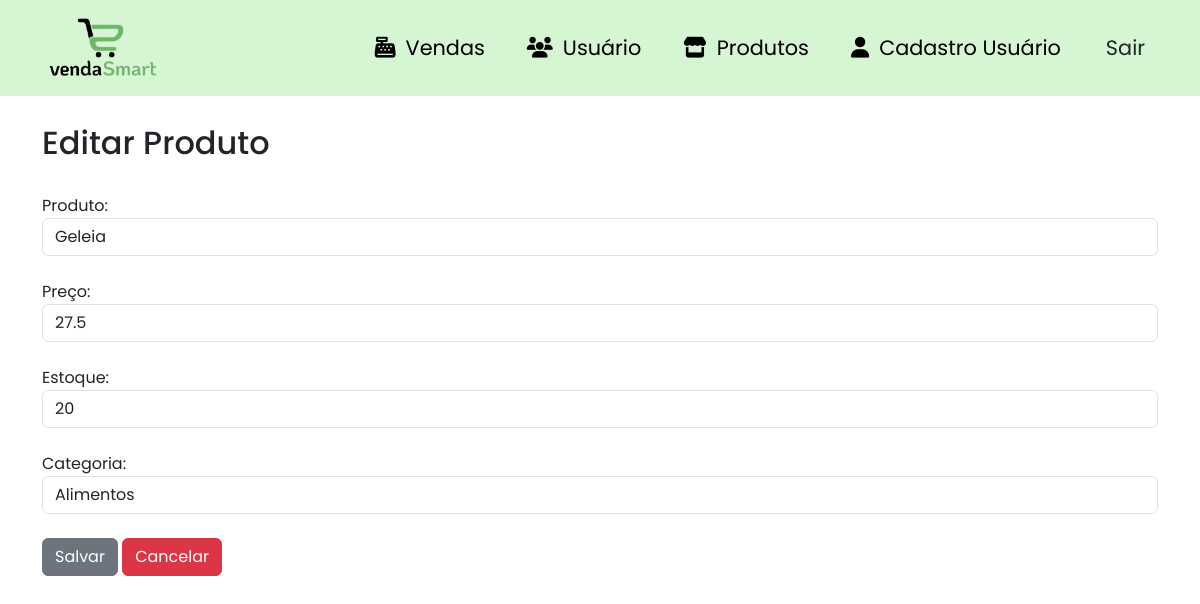
The page /editar-produto/1 (signed in) on the database as committed earlier.
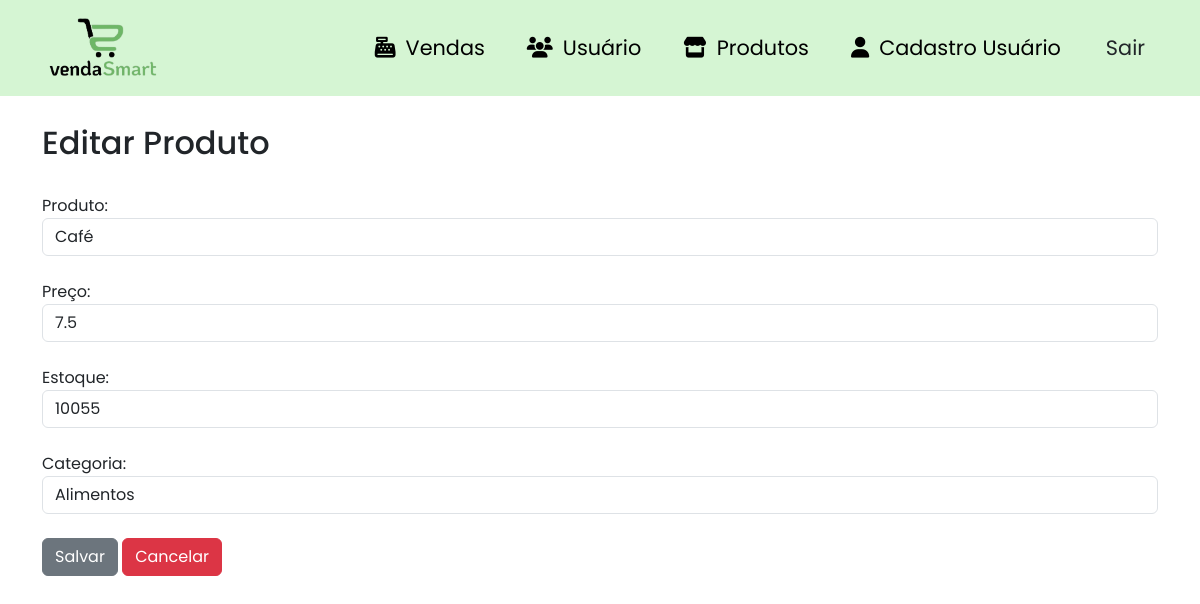
The same page on the database as committed later.
### site_atividade/models/__init__.py (models this page shows, shortened)
class Produtos(database.Model):
    id_produtos = database.Column(database.Integer, primary_key=True)
    produto = database.Column(database.String, nullable=False)
    marca = database.Column(database.String, nullable=False)
    preco_aquisicao = database.Column(database.Float, nullable=False)
    preco = database.Column(database.Float, nullable=False)
    estoque = database.Column(database.Integer, nullable=False)
    margem_lucro = database.Column(database.Float, nullable=True)
    categoria_fk = database.Column(database.Integer, database.ForeignKey('categoria.id_categoria'), nullable=False)
    venda = database.relationship('Venda', backref='produto')

class Categoria(database.Model):
    id_categoria = database.Column(database.Integer, primary_key=True)
    categoria = database.Column(database.String, nullable=False)
    produtos = database.relationship('Produtos', backref='categoria', lazy=True)

### site_atividade/routers/__init__.py (the view, shortened to what this page needs)
@app.route("/editar-produto/<int:id>", methods=['GET', 'POST'])
@login_required
def editar_produto(id):
    produto = Produtos.query.get(id)
    categorias = Categoria.query.all()
    return render_template('editar_produto.html', produto=produto, categorias=categorias)

### site_atividade/models/__init__.py (called while the page is built)
@login_manager.user_loader
def load_usuario(id_usuario):
    return Usuario.query.get(int(id_usuario))

### site_atividade/templates/editar_produto.html
{% extends 'base.html' %}
{% block body %}
<div class="container theme-showcase" role="main">
    <br>
    <div class="page-header">
        <h2 class="box-title col-md-12">Editar Produto</h2>
    </div>
    <br>
    <form method="post" action="{{ url_for('editar_produto', id=produto.id_produtos) }}">
        <div class="form-group">
            <label for="produto">Produto:</label>
            <input type="text" class="form-control" id="produto" name="produto" value="{{ produto.produto }}">
        </div>
        <br>
        <div class="form-group">
            <label for="preco">Preço:</label>
            <input type="number" class="form-control" id="preco" name="preco" step="0.01" min="0" value="{{ produto.preco }}">
        </div>
        <br>
        <div class="form-group">
            <label for="estoque">Estoque:</label>
            <input type="number" class="form-control" id="estoque" name="estoque" min="0" value="{{ produto.estoque }}">
        </div>
        <br>
        <div class="form-group">
            <label for="categoria">Categoria:</label>
            <select class="form-control" id="categoria" name="categoria_fk">
                {% for categoria in categorias %}
                <option value="{{ categoria.id_categoria }}" {% if produto.categoria_fk == categoria.id_categoria %}selected{% endif %}>{{ categoria.categoria }}</option>
                {% endfor %}
            </select>
        </div>
        <br>
        <button type="submit" class="btn btn-Secondary">Salvar</button>
        <a href="{{ url_for('produtos') }}" class="btn btn-Danger">Cancelar</a>
    </form>
</div>
{% endblock %}

Rows that differ between the two databases and show on the page:
changed Produtos "Alimentos": produto "Geleia" → "Café"; preco "27.5" → "7.5"; estoque "20" → "10055"
